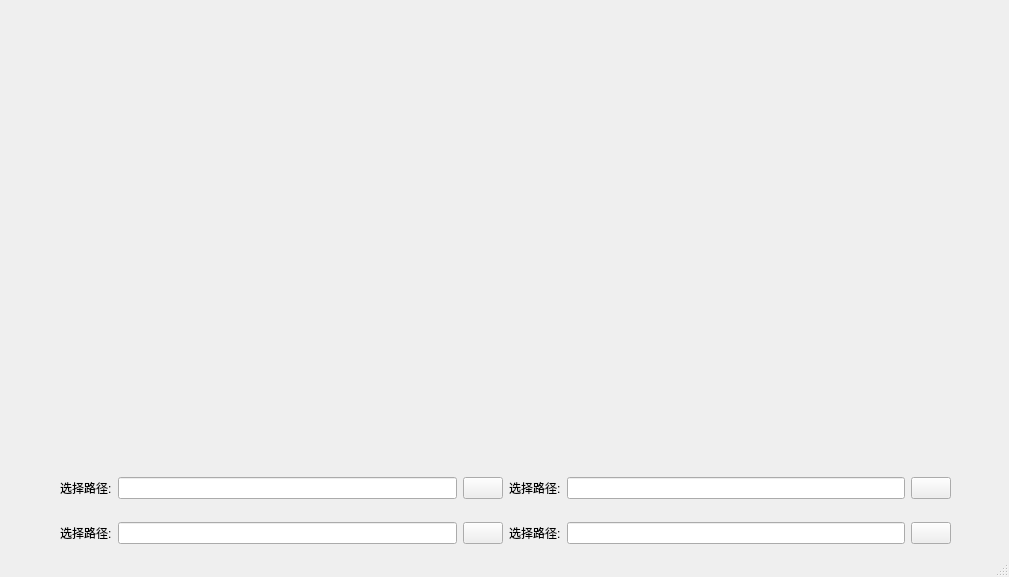
<?xml version="1.0" encoding="UTF-8"?>
<ui version="4.0">
 <class>PathSelector</class>
 <widget class="QMainWindow" name="PathSelector">
  <property name="geometry">
   <rect>
    <x>0</x>
    <y>0</y>
    <width>1009</width>
    <height>577</height>
   </rect>
  </property>
  <property name="windowTitle">
   <string>MainWindow</string>
  </property>
  <widget class="QWidget" name="centralwidget">
   <widget class="QWidget" name="gridLayoutWidget">
    <property name="geometry">
     <rect>
      <x>60</x>
      <y>460</y>
      <width>891</width>
      <height>101</height>
     </rect>
    </property>
    <layout class="QGridLayout" name="gridLayout">
     <item row="1" column="0">
      <layout class="QHBoxLayout" name="horizontalLayout_2">
       <item>
        <layout class="QHBoxLayout" name="Path_Selector_1">
         <item>
          <widget class="QLabel" name="path_select_reminder_4">
           <property name="styleSheet">
            <string notr="true"/>
           </property>
           <property name="text">
            <string>选择路径:</string>
           </property>
          </widget>
         </item>
         <item>
          <widget class="QLineEdit" name="path_line_3"/>
         </item>
         <item>
          <widget class="QPushButton" name="path_selector_3">
           <property name="enabled">
            <bool>true</bool>
           </property>
           <property name="text">
            <string/>
           </property>
           <property name="autoRepeatDelay">
            <number>300</number>
           </property>
          </widget>
         </item>
        </layout>
       </item>
       <item>
        <layout class="QHBoxLayout" name="Path_Selector_2">
         <item>
          <widget class="QLabel" name="path_select_reminder_5">
           <property name="styleSheet">
            <string notr="true"/>
           </property>
           <property name="text">
            <string>选择路径:</string>
           </property>
          </widget>
         </item>
         <item>
          <widget class="QLineEdit" name="path_line_4"/>
         </item>
         <item>
          <widget class="QPushButton" name="path_selector_4">
           <property name="enabled">
            <bool>true</bool>
           </property>
           <property name="text">
            <string/>
           </property>
           <property name="autoRepeatDelay">
            <number>300</number>
           </property>
          </widget>
         </item>
        </layout>
       </item>
      </layout>
     </item>
     <item row="0" column="0">
      <layout class="QHBoxLayout" name="horizontalLayout">
       <item>
        <layout class="QHBoxLayout" name="Path_Selector_3">
         <item>
          <widget class="QLabel" name="path_select_reminder_2">
           <property name="styleSheet">
            <string notr="true"/>
           </property>
           <property name="text">
            <string>选择路径:</string>
           </property>
          </widget>
         </item>
         <item>
          <widget class="QLineEdit" name="path_line_1"/>
         </item>
         <item>
          <widget class="QPushButton" name="path_selector_1">
           <property name="enabled">
            <bool>true</bool>
           </property>
           <property name="text">
            <string/>
           </property>
           <property name="autoRepeatDelay">
            <number>300</number>
           </property>
          </widget>
         </item>
        </layout>
       </item>
       <item>
        <layout class="QHBoxLayout" name="Path_Selector_4">
         <item>
          <widget class="QLabel" name="path_select_reminder_3">
           <property name="styleSheet">
            <string notr="true"/>
           </property>
           <property name="text">
            <string>选择路径:</string>
           </property>
          </widget>
         </item>
         <item>
          <widget class="QLineEdit" name="path_line_2"/>
         </item>
         <item>
          <widget class="QPushButton" name="path_selector_2">
           <property name="enabled">
            <bool>true</bool>
           </property>
           <property name="text">
            <string/>
           </property>
           <property name="autoRepeatDelay">
            <number>300</number>
           </property>
          </widget>
         </item>
        </layout>
       </item>
      </layout>
     </item>
    </layout>
   </widget>
  </widget>
  <widget class="QMenuBar" name="menubar">
   <property name="geometry">
    <rect>
     <x>0</x>
     <y>0</y>
     <width>1009</width>
     <height>23</height>
    </rect>
   </property>
  </widget>
  <widget class="QStatusBar" name="statusbar"/>
 </widget>
 <resources/>
 <connections/>
</ui>
